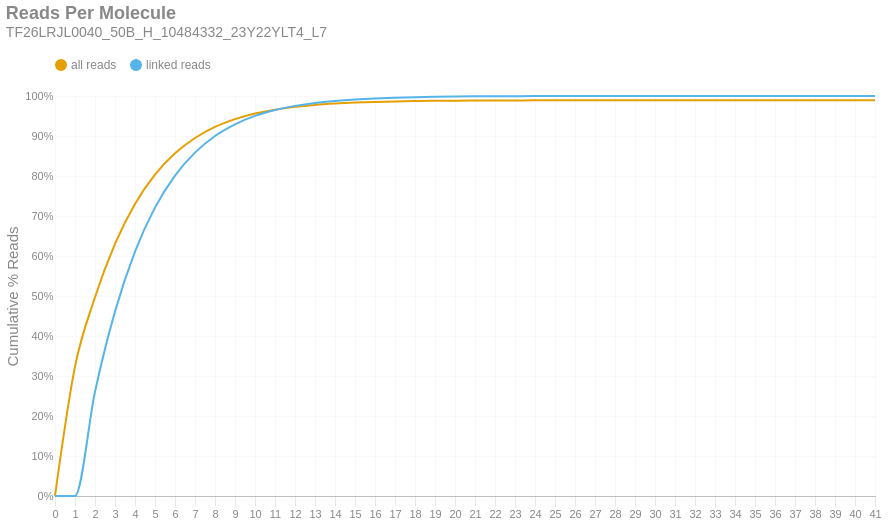

This figure's notebook cell:
### Markdown cell above
### Reads per Molecule
This chart shows the cumulative distribution of the number of reads per linked molecule. That is, how many alignments are associated with a unique molecule. This excludes the number of reads associated with invalid or absent linked-read barcodes. The `linked` histogram is the percentages recalculated when disregarding singletons.

### Code cell
if SKIPLR:
    print_html(f"Skipped")
else:
    counts = np.bincount(valids['reads'].cast(pl.Int64).to_numpy())
    weighted = counts * np.arange(len(counts))
    all_perc = weighted / n_reads
    linked_perc = weighted / n_linked_reads
    linked_perc[1] = 0
    binned_df = pl.DataFrame({
        'readsper': list(range(len(counts))),
        'all reads (cumsum)': np.cumsum(all_perc).tolist(),
        'linked reads (cumsum)': np.cumsum(linked_perc).tolist(),
    })

    with SafeRender(binned_df):
        (
            density_plot(binned_df, 'Reads Per Molecule', samplename, 'readspmol')
            .encode(
                x=alt.X('readsper:O', title=None).axis(labelAngle=0).scale(padding=0),
                y=alt.Y('value:Q', title='Cumulative % Reads').axis(format='%').stack(False),
                color=alt.Color("key:N").scale(domain=["all reads", "linked reads"]),
                tooltip=[
                    alt.Tooltip("key:N", title="Data Type"),
                    alt.Tooltip("readsper:O", title="Reads Per Molecule"),
                    alt.Tooltip("value:Q", format=".2%", title="% Reads (Cum.)")
                ]            
            )
        ).display()

### Figure 1 — Vega-Lite specification as saved in the notebook (floating-point values rounded to 4 significant figures)
{"width": "container", "height": 400, "config": {"title": {"anchor": "start", "dy": -15, "fontSize": 18, "color": "#888888", "subtitleColor": "#888888", "subtitleFontSize": 14}, "arc": {"fill": "#0072B2"}, "axis": {"domainColor": "#888888", "domainWidth": 0.5, "gridWidth": 0.2, "grid": false, "titleFontWeight": 400, "titleFontSize": 15, "labelFontSize": 11, "labelColor": "#888888", "tickColor": "#888888", "tickWidth": 0.2, "titleColor": "#888888"}, "axisBand": {"grid": false}, "axisX": {"grid": true, "tickSize": 10, "domainCap": "round"}, "axisY": {"domain": false, "grid": true, "tickSize": 0, "domainCap": "round"}, "background": "transparent", "header": {"labelFontSize": 15, "labelColor": "#888888", "titleFontSize": 15, "titleFontWeight": 600, "titleColor": "#888888"}, "legend": {"labelFont": "sans-serif", "labelFontSize": 12, "labelColor": "#888888", "symbolSize": 100, "symbolType": "circle", "titleFontSize": 12, "titlePadding": 10, "titleColor": "#888888", "title": null, "orient": "top"}, "range": {"category": ["#E69F00", "#56B4E9", "#009E73", "#F0E442", "#0072B2", "#D55E00", "#CC79A7", "#000000"], "diverging": ["#cfe8f3", "#a2d4ec", "#73bfe2", "#46abdb", "#1696d2", "#12719e"]}, "area": {"fill": "#0072B2", "fillOpacity": 0.7, "line": true, "strokeOpacity": 0.7}, "line": {"color": "#0072B2", "stroke": "#0072B2", "strokeWidth": 2}, "trail": {"color": "#0072B2", "stroke": "#0072B2", "strokeWidth": 0, "size": 1}, "point": {"filled": true, "fillOpacity": 1.0, "size": 95}, "text": {"color": "#888888", "fontSize": 11, "align": "right", "fontWeight": 400, "size": 11}, "bar": {"fill": "#0072B2", "stroke": null}, "view": {"stroke": null, "continuousWidth": 660, "continuousHeight": 400}}, "data": {"name": "data-d73791127be96e1e74c344e6b697898d"}, "mark": {"type": "line", "interpolate": "monotone", "point": {"opacity": 0, "size": 275}}, "encoding": {"color": {"field": "key", "scale": {"domain": ["all reads", "linked reads"]}, "type": "nominal"}, "tooltip": [{"field": "key", "title": "Data Type", "type": "nominal"}, {"field": "readsper", "title": "Reads Per Molecule", "type": "ordinal"}, {"field": "value", "format": ".2%", "title": "% Reads (Cum.)", "type": "quantitative"}], "x": {"axis": {"labelAngle": 0}, "field": "readsper", "scale": {"padding": 0}, "title": null, "type": "ordinal"}, "y": {"axis": {"format": "%"}, "field": "value", "stack": false, "title": "Cumulative % Reads", "type": "quantitative"}}, "params": [{"name": "param_c36ac31b6afebe62", "select": {"type": "point", "fields": ["key"]}, "bind": "legend"}], "title": {"text": "Reads Per Molecule", "subtitle": "TF26LRJL0040_50B_H_10484332_23Y22YLT4_L7"}, "transform": [{"fold": ["all reads (cumsum)", "linked reads (cumsum)"]}, {"calculate": "replace(datum.key, ' (cumsum)', '')", "as": "key"}, {"filter": {"param": "param_c36ac31b6afebe62"}}], "usermeta": {"embedOptions": {"downloadFileName": "TF26LRJL0040_50B_H_10484332_23Y22YLT4_L7.readspmol"}}, "$schema": "https://vega.github.io/schema/vega-lite/v6.4.1.json", "datasets": {"data-d73791127be96e1e74c344e6b697898d": [{"readsper": 0, "all reads (cumsum)": 0.0, "linked reads (cumsum)": 0.0}, {"readsper": 1, "all reads (cumsum)": 0.3233, "linked reads (cumsum)": 0.0}, {"readsper": 2, "all reads (cumsum)": 0.4968, "linked reads (cumsum)": 0.2606}, {"readsper": 3, "all reads (cumsum)": 0.6302, "linked reads (cumsum)": 0.4609}, {"readsper": 4, "all reads (cumsum)": 0.7302, "linked reads (cumsum)": 0.6109}, {"readsper": 5, "all reads (cumsum)": 0.8034, "linked reads (cumsum)": 0.7209}, {"readsper": 6, "all reads (cumsum)": 0.8566, "linked reads (cumsum)": 0.8008}, {"readsper": 7, "all reads (cumsum)": 0.895, "linked reads (cumsum)": 0.8584}, {"readsper": 8, "all reads (cumsum)": 0.9226, "linked reads (cumsum)": 0.8999}, {"readsper": 9, "all reads (cumsum)": 0.9421, "linked reads (cumsum)": 0.9292}, {"readsper": 10, "all reads (cumsum)": 0.9561, "linked reads (cumsum)": 0.9502}, {"readsper": 11, "all reads (cumsum)": 0.9659, "linked reads (cumsum)": 0.9649}, {"readsper": 12, "all reads (cumsum)": 0.9728, "linked reads (cumsum)": 0.9753}, {"readsper": 13, "all reads (cumsum)": 0.9778, "linked reads (cumsum)": 0.9827}, {"readsper": 14, "all reads (cumsum)": 0.9811, "linked reads (cumsum)": 0.9878}, {"readsper": 15, "all reads (cumsum)": 0.9836, "linked reads (cumsum)": 0.9915}, {"readsper": 16, "all reads (cumsum)": 0.9853, "linked reads (cumsum)": 0.994}, {"readsper": 17, "all reads (cumsum)": 0.9865, "linked reads (cumsum)": 0.9958}, {"readsper": 18, "all reads (cumsum)": 0.9873, "linked reads (cumsum)": 0.9971}, {"readsper": 19, "all reads (cumsum)": 0.9879, "linked reads (cumsum)": 0.998}, {"readsper": 20, "all reads (cumsum)": 0.9884, "linked reads (cumsum)": 0.9986}, {"readsper": 21, "all reads (cumsum)": 0.9886, "linked reads (cumsum)": 0.9991}, {"readsper": 22, "all reads (cumsum)": 0.9888, "linked reads (cumsum)": 0.9994}, {"readsper": 23, "all reads (cumsum)": 0.989, "linked reads (cumsum)": 0.9996}, {"readsper": 24, "all reads (cumsum)": 0.9891, "linked reads (cumsum)": 0.9997}, {"readsper": 25, "all reads (cumsum)": 0.9891, "linked reads (cumsum)": 0.9998}, {"readsper": 26, "all reads (cumsum)": 0.9892, "linked reads (cumsum)": 0.9998}, {"readsper": 27, "all reads (cumsum)": 0.9892, "linked reads (cumsum)": 0.9999}, {"readsper": 28, "all reads (cumsum)": 0.9892, "linked reads (cumsum)": 0.9999}, {"readsper": 29, "all reads (cumsum)": 0.9892, "linked reads (cumsum)": 1.0}, {"readsper": 30, "all reads (cumsum)": 0.9893, "linked reads (cumsum)": 1.0}, {"readsper": 31, "all reads (cumsum)": 0.9893, "linked reads (cumsum)": 1.0}, {"readsper": 32, "all reads (cumsum)": 0.9893, "linked reads (cumsum)": 1.0}, {"readsper": 33, "all reads (cumsum)": 0.9893, "linked reads (cumsum)": 1.0}, {"readsper": 34, "all reads (cumsum)": 0.9893, "linked reads (cumsum)": 1.0}, {"readsper": 35, "all reads (cumsum)": 0.9893, "linked reads (cumsum)": 1.0}, {"readsper": 36, "all reads (cumsum)": 0.9893, "linked reads (cumsum)": 1.0}, {"readsper": 37, "all reads (cumsum)": 0.9893, "linked reads (cumsum)": 1.0}, {"readsper": 38, "all reads (cumsum)": 0.9893, "linked reads (cumsum)": 1.0}, {"readsper": 39, "all reads (cumsum)": 0.9893, "linked reads (cumsum)": 1.0}, {"readsper": 40, "all reads (cumsum)": 0.9893, "linked reads (cumsum)": 1.0}, {"readsper": 41, "all reads (cumsum)": 0.9893, "linked reads (cumsum)": 1.0}]}}
